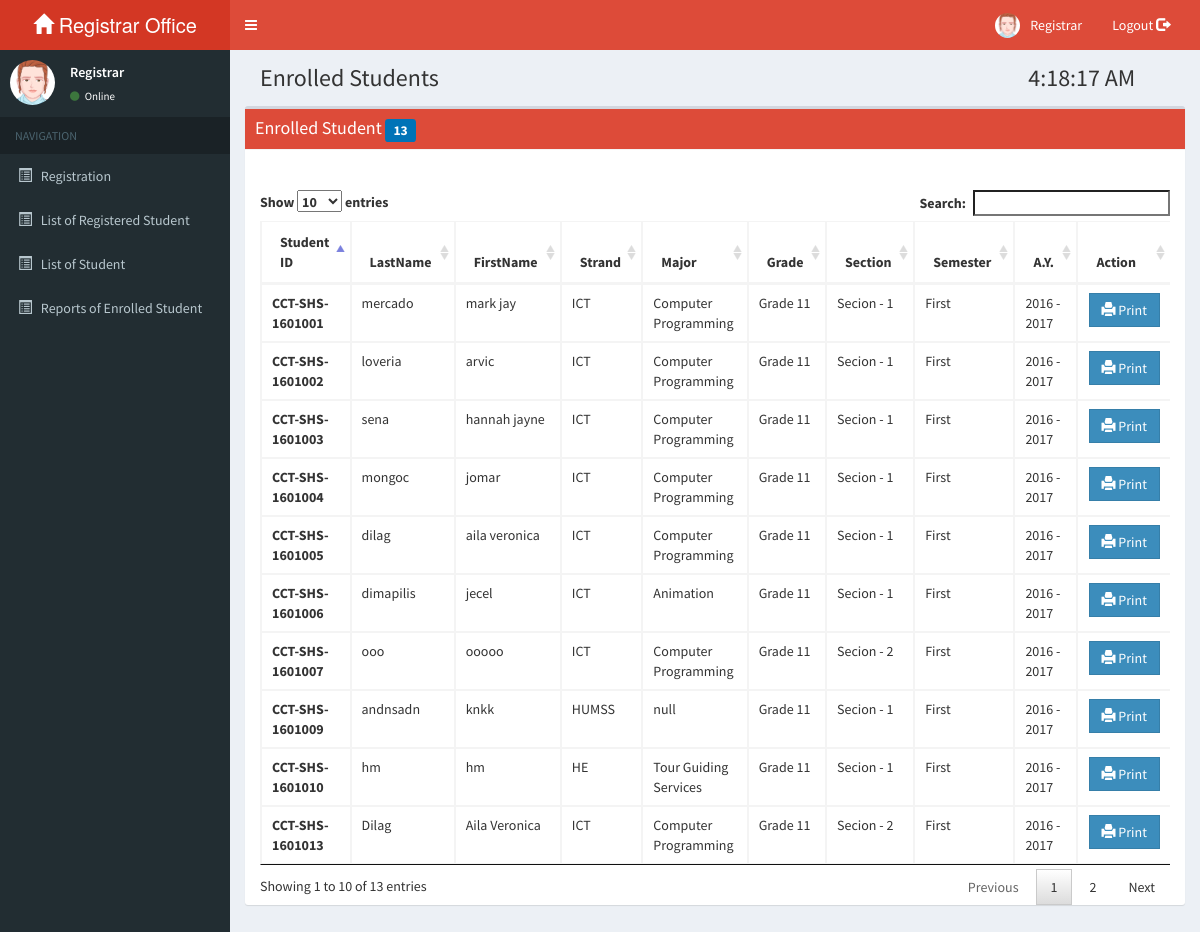
/registrar/pages/student_enrolled.php (signed in), run on the app's committed database.
### tables this page shows
CREATE TABLE `tblstudent_enrolled` (
  `enrolled_id` int(10) NOT NULL,
  `advise_id` varchar(50) NOT NULL,
  `shs_id` varchar(50) NOT NULL,
  `lname` varchar(50) NOT NULL,
  `fname` varchar(50) NOT NULL,
  `mname` varchar(50) NOT NULL,
  `student_type` varchar(50) NOT NULL,
  `reg_status` varchar(50) NOT NULL,
  `strand` varchar(50) NOT NULL,
  `major` varchar(50) NOT NULL,
  `section` varchar(20) NOT NULL,
  `grade` varchar(50) NOT NULL,
  `semester` varchar(30) NOT NULL,
  `yr_start` varchar(50) NOT NULL,
  `yr_end` varchar(50) NOT NULL,
  `date_enrolled` varchar(50) NOT NULL,
  `stats` int(10) NOT NULL
);

### registrar/pages/student_enrolled.php (the view, shortened to what this page needs)
<?php 	include "../templates/templates.php";
		include "connect.php";
        headertemplate('Student | Registrar'); ?>
  <body class="skin-red">
    <div class="wrapper">
      <div class="content-wrapper">
        <section class="content-header">
          <h1 class="col-md-10">
            Enrolled Students
		  <h1>
            <?php include('time.php');
			$sql_sel=mysqli_query($con,"SELECT * FROM tblstudent_enrolled");
			$num_row = mysqli_num_rows($sql_sel);
	 ?>
          </h1>
        </section>
       <section class="content">
        <div class="box">
            <div class="box-header with-border" style="background-color: #dd4b39; color:white;">
				<h3 class="box-title">Enrolled Student <small class="label bg-blue" id="num_app"> <?php echo $num_row;?></small></h3>
            </div>
            <br/><br/>
			<div class="container-fluid">
				<div class="table-responsive">
				  <table id="applicantschedule" class="table table-bordered table-hover">
					<thead>
						<tr>
							<th>Student ID</th>
							<th>LastName</th>
							<th>FirstName</th>
							<th>Strand</th>
							<th>Major</th>
							<th>Grade</th>
							<th>Section</th>
							<th>Semester</th>
							<th>A.Y.</th>
							<th>Action</th>
						</tr>
					</thead>
					<tbody>
						<?php
							$sql_sel=mysqli_query($con,"SELECT * FROM tblstudent_enrolled");
						while($row=mysqli_fetch_array($sql_sel)){
						?>
						  <tr>
							<td><b>CCT-SHS-<?php echo $row['shs_id'];?></b></td>
							<td><?php echo $row['lname'];?></td>
							<td><?php echo $row['fname'];?></td>
							<td><?php echo $row['strand'];?></td>
							<td><?php echo $row['major'];?></td>
							<td><?php echo $row['grade'];?></td>
							<td>Secion - <?php echo $row['section'];?></td>
							<td><?php echo $row['semester'];?></td>
							<td><?php echo $row['yr_start']." - ".$row['yr_end'];?></td>
							<td><center><a class="btn btn-flat btn-primary" target="_blank" href="fpdf/print_regform.php?shsid=<?php echo $row['shs_id'];?>&advid=<?php echo $row['advise_id'];?>&en_id=<?php echo $row['enrolled_id'];?>" data-toggle="tooltip" title="Print Registration"><i class="glyphicon glyphicon-print"></i>  Print</a></center></td>
						  </tr>
						<?php
						}
						?>
					</tbody>
				  </table>
				</div>
            </div>
          </div>
       </section>
      </div>
  </body>
</html>

### data on the page
tblstudent_enrolled: shs "1601001", lname "mercado", fname "mark jay", strand "ICT", major "Computer Programming", grade "Grade 11", section "1", semester "First", yr_start "2016", yr_end "2017"
tblstudent_enrolled: shs "1601002", lname "loveria", fname "arvic", strand "ICT", major "Computer Programming", grade "Grade 11", section "1", semester "First", yr_start "2016", yr_end "2017"
tblstudent_enrolled: shs "1601003", lname "sena", fname "hannah jayne", strand "ICT", major "Computer Programming", grade "Grade 11", section "1", semester "First", yr_start "2016", yr_end "2017"
tblstudent_enrolled: shs "1601004", lname "mongoc", fname "jomar", strand "ICT", major "Computer Programming", grade "Grade 11", section "1", semester "First", yr_start "2016", yr_end "2017"
tblstudent_enrolled: shs "1601005", lname "dilag", fname "aila veronica", strand "ICT", major "Computer Programming", grade "Grade 11", section "1", semester "First", yr_start "2016", yr_end "2017"
tblstudent_enrolled: shs "1601006", lname "dimapilis", fname "jecel", strand "ICT", major "Animation", grade "Grade 11", section "1", semester "First", yr_start "2016", yr_end "2017"
tblstudent_enrolled: shs "1601007", lname "ooo", fname "ooooo", strand "ICT", major "Computer Programming", grade "Grade 11", section "2", semester "First", yr_start "2016", yr_end "2017"
tblstudent_enrolled: shs "1601010", lname "hm", fname "hm", strand "HE", major "Tour Guiding Services", grade "Grade 11", section "1", semester "First", yr_start "2016", yr_end "2017"
tblstudent_enrolled: shs "1601009", lname "andnsadn", fname "knkk", strand "HUMSS", major "null", grade "Grade 11", section "1", semester "First", yr_start "2016", yr_end "2017"
tblstudent_enrolled: shs "1601013", lname "Dilag", fname "Aila Veronica", strand "ICT", major "Computer Programming", grade "Grade 11", section "2", semester "First", yr_start "2016", yr_end "2017"

### other printed values
$num_row "13"
